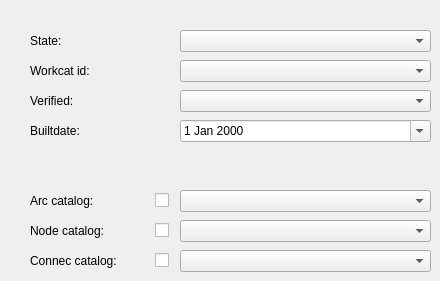
   <widget class="QWidget" name="tab_6">
    <attribute name="title">
     <string>Value default</string>
    </attribute>
    <widget class="QLabel" name="label_workcat_id">
     <property name="geometry">
      <rect>
       <x>30</x>
       <y>60</y>
       <width>141</width>
       <height>22</height>
      </rect>
     </property>
     <property name="font">
      <font>
       <pointsize>9</pointsize>
      </font>
     </property>
     <property name="frameShape">
      <enum>QFrame::NoFrame</enum>
     </property>
     <property name="frameShadow">
      <enum>QFrame::Plain</enum>
     </property>
     <property name="text">
      <string>Workcat id:</string>
     </property>
     <property name="textFormat">
      <enum>Qt::AutoText</enum>
     </property>
     <property name="scaledContents">
      <bool>false</bool>
     </property>
     <property name="alignment">
      <set>Qt::AlignLeading|Qt::AlignLeft|Qt::AlignVCenter</set>
     </property>
     <property name="margin">
      <number>3</number>
     </property>
    </widget>
    <widget class="QLabel" name="label_state">
     <property name="geometry">
      <rect>
       <x>30</x>
       <y>30</y>
       <width>141</width>
       <height>22</height>
      </rect>
     </property>
     <property name="font">
      <font>
       <pointsize>9</pointsize>
      </font>
     </property>
     <property name="frameShape">
      <enum>QFrame::NoFrame</enum>
     </property>
     <property name="frameShadow">
      <enum>QFrame::Plain</enum>
     </property>
     <property name="text">
      <string>State:</string>
     </property>
     <property name="textFormat">
      <enum>Qt::AutoText</enum>
     </property>
     <property name="scaledContents">
      <bool>false</bool>
     </property>
     <property name="alignment">
      <set>Qt::AlignLeading|Qt::AlignLeft|Qt::AlignVCenter</set>
     </property>
     <property name="margin">
      <number>3</number>
     </property>
    </widget>
    <widget class="QLabel" name="label_workcat_id_end">
     <property name="geometry">
      <rect>
       <x>30</x>
       <y>90</y>
       <width>141</width>
       <height>22</height>
      </rect>
     </property>
     <property name="font">
      <font>
       <pointsize>9</pointsize>
      </font>
     </property>
     <property name="frameShape">
      <enum>QFrame::NoFrame</enum>
     </property>
     <property name="frameShadow">
      <enum>QFrame::Plain</enum>
     </property>
     <property name="text">
      <string>Verified:</string>
     </property>
     <property name="textFormat">
      <enum>Qt::AutoText</enum>
     </property>
     <property name="scaledContents">
      <bool>false</bool>
     </property>
     <property name="alignment">
      <set>Qt::AlignLeading|Qt::AlignLeft|Qt::AlignVCenter</set>
     </property>
     <property name="margin">
      <number>3</number>
     </property>
    </widget>
    <widget class="QLabel" name="label_workcat_id_end_2">
     <property name="geometry">
      <rect>
       <x>30</x>
       <y>120</y>
       <width>141</width>
       <height>22</height>
      </rect>
     </property>
     <property name="font">
      <font>
       <pointsize>9</pointsize>
      </font>
     </property>
     <property name="frameShape">
      <enum>QFrame::NoFrame</enum>
     </property>
     <property name="frameShadow">
      <enum>QFrame::Plain</enum>
     </property>
     <property name="text">
      <string>Builtdate:</string>
     </property>
     <property name="textFormat">
      <enum>Qt::AutoText</enum>
     </property>
     <property name="scaledContents">
      <bool>false</bool>
     </property>
     <property name="alignment">
      <set>Qt::AlignLeading|Qt::AlignLeft|Qt::AlignVCenter</set>
     </property>
     <property name="margin">
      <number>3</number>
     </property>
    </widget>
    <widget class="QComboBox" name="state_vdefault">
     <property name="geometry">
      <rect>
       <x>180</x>
       <y>30</y>
       <width>251</width>
       <height>22</height>
      </rect>
     </property>
    </widget>
    <widget class="QComboBox" name="workcat_vdefault">
     <property name="geometry">
      <rect>
       <x>180</x>
       <y>60</y>
       <width>251</width>
       <height>22</height>
      </rect>
     </property>
    </widget>
    <widget class="QComboBox" name="verified_vdefault">
     <property name="geometry">
      <rect>
       <x>180</x>
       <y>90</y>
       <width>251</width>
       <height>22</height>
      </rect>
     </property>
    </widget>
    <widget class="QDateEdit" name="builtdate_vdefault">
     <property name="geometry">
      <rect>
       <x>180</x>
       <y>120</y>
       <width>251</width>
       <height>22</height>
      </rect>
     </property>
     <property name="calendarPopup">
      <bool>true</bool>
     </property>
    </widget>
    <widget class="QLabel" name="label_workcat_id_2">
     <property name="geometry">
      <rect>
       <x>30</x>
       <y>190</y>
       <width>141</width>
       <height>22</height>
      </rect>
     </property>
     <property name="font">
      <font>
       <pointsize>9</pointsize>
      </font>
     </property>
     <property name="frameShape">
      <enum>QFrame::NoFrame</enum>
     </property>
     <property name="frameShadow">
      <enum>QFrame::Plain</enum>
     </property>
     <property name="text">
      <string>Arc catalog:</string>
     </property>
     <property name="textFormat">
      <enum>Qt::AutoText</enum>
     </property>
     <property name="scaledContents">
      <bool>false</bool>
     </property>
     <property name="alignment">
      <set>Qt::AlignLeading|Qt::AlignLeft|Qt::AlignVCenter</set>
     </property>
     <property name="margin">
      <number>3</number>
     </property>
    </widget>
    <widget class="QComboBox" name="arccat_vdefault">
     <property name="geometry">
      <rect>
       <x>180</x>
       <y>190</y>
       <width>251</width>
       <height>22</height>
      </rect>
     </property>
    </widget>
    <widget class="QLabel" name="label_workcat_id_3">
     <property name="geometry">
      <rect>
       <x>30</x>
       <y>220</y>
       <width>141</width>
       <height>22</height>
      </rect>
     </property>
     <property name="font">
      <font>
       <pointsize>9</pointsize>
      </font>
     </property>
     <property name="frameShape">
      <enum>QFrame::NoFrame</enum>
     </property>
     <property name="frameShadow">
      <enum>QFrame::Plain</enum>
     </property>
     <property name="text">
      <string>Node catalog:</string>
     </property>
     <property name="textFormat">
      <enum>Qt::AutoText</enum>
     </property>
     <property name="scaledContents">
      <bool>false</bool>
     </property>
     <property name="alignment">
      <set>Qt::AlignLeading|Qt::AlignLeft|Qt::AlignVCenter</set>
     </property>
     <property name="margin">
      <number>3</number>
     </property>
    </widget>
    <widget class="QComboBox" name="nodecat_vdefault">
     <property name="geometry">
      <rect>
       <x>180</x>
       <y>220</y>
       <width>251</width>
       <height>22</height>
      </rect>
     </property>
    </widget>
    <widget class="QLabel" name="label_workcat_id_4">
     <property name="geometry">
      <rect>
       <x>30</x>
       <y>250</y>
       <width>141</width>
       <height>22</height>
      </rect>
     </property>
     <property name="font">
      <font>
       <pointsize>9</pointsize>
      </font>
     </property>
     <property name="frameShape">
      <enum>QFrame::NoFrame</enum>
     </property>
     <property name="frameShadow">
      <enum>QFrame::Plain</enum>
     </property>
     <property name="text">
      <string>Connec catalog:</string>
     </property>
     <property name="textFormat">
      <enum>Qt::AutoText</enum>
     </property>
     <property name="scaledContents">
      <bool>false</bool>
     </property>
     <property name="alignment">
      <set>Qt::AlignLeading|Qt::AlignLeft|Qt::AlignVCenter</set>
     </property>
     <property name="margin">
      <number>3</number>
     </property>
    </widget>
    <widget class="QComboBox" name="connecat_vdefault">
     <property name="geometry">
      <rect>
       <x>180</x>
       <y>250</y>
       <width>251</width>
       <height>22</height>
      </rect>
     </property>
    </widget>
    <widget class="QCheckBox" name="arc_vdef_enabled">
     <property name="geometry">
      <rect>
       <x>155</x>
       <y>190</y>
       <width>20</width>
       <height>21</height>
      </rect>
     </property>
     <property name="text">
      <string/>
     </property>
    </widget>
    <widget class="QCheckBox" name="node_vdef_enabled">
     <property name="geometry">
      <rect>
       <x>155</x>
       <y>220</y>
       <width>20</width>
       <height>21</height>
      </rect>
     </property>
     <property name="text">
      <string/>
     </property>
    </widget>
    <widget class="QCheckBox" name="connec_vdef_enabled">
     <property name="geometry">
      <rect>
       <x>155</x>
       <y>250</y>
       <width>20</width>
       <height>21</height>
      </rect>
     </property>
     <property name="text">
      <string/>
     </property>
    </widget>
   </widget>
